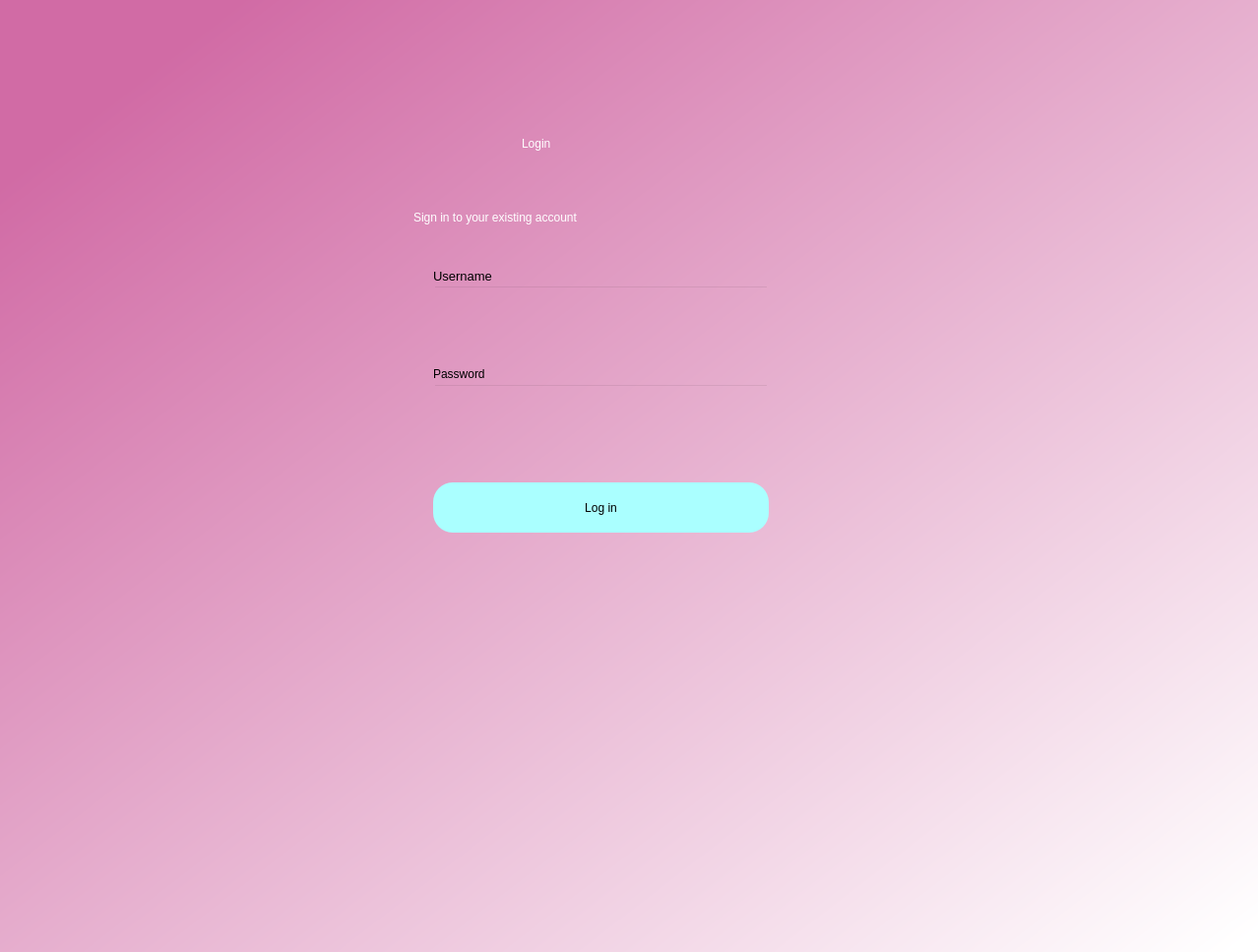
<?xml version="1.0" encoding="UTF-8"?>
<ui version="4.0">
 <class>Dialog</class>
 <widget class="QDialog" name="Dialog">
  <property name="geometry">
   <rect>
    <x>0</x>
    <y>0</y>
    <width>1278</width>
    <height>967</height>
   </rect>
  </property>
  <property name="windowTitle">
   <string>Dialog</string>
  </property>
  <widget class="QWidget" name="bgwidget" native="true">
   <property name="geometry">
    <rect>
     <x>0</x>
     <y>0</y>
     <width>1280</width>
     <height>968</height>
    </rect>
   </property>
   <property name="styleSheet">
    <string notr="true">QWidget#bgwidget{
background-color:qlineargradient(spread:pad, x1:0.091, y1:0.101636, x2:0.991379, y2:0.977, stop:0 rgba(209, 107, 165, 255), stop:1 rgba(255, 255, 255, 255));}</string>
   </property>
   <widget class="QLabel" name="label">
    <property name="geometry">
     <rect>
      <x>530</x>
      <y>110</y>
      <width>151</width>
      <height>71</height>
     </rect>
    </property>
    <property name="styleSheet">
     <string notr="true">font: 36pt &quot;MS Shell Dlg 2&quot;; color:rgb(255, 255, 255)</string>
    </property>
    <property name="text">
     <string>Login</string>
    </property>
   </widget>
   <widget class="QLabel" name="label_2">
    <property name="geometry">
     <rect>
      <x>420</x>
      <y>200</y>
      <width>391</width>
      <height>41</height>
     </rect>
    </property>
    <property name="styleSheet">
     <string notr="true">font: 16pt &quot;MS Shell Dlg 2&quot;;color:rgb(255, 255, 255)</string>
    </property>
    <property name="text">
     <string>Sign in to your existing account</string>
    </property>
   </widget>
   <widget class="QPushButton" name="login">
    <property name="geometry">
     <rect>
      <x>440</x>
      <y>490</y>
      <width>341</width>
      <height>51</height>
     </rect>
    </property>
    <property name="styleSheet">
     <string notr="true">border-radius:20px;
background-color: rgb(170, 255, 255);
font: 14pt &quot;MS Shell Dlg 2&quot;;</string>
    </property>
    <property name="text">
     <string>Log in</string>
    </property>
   </widget>
   <widget class="QLineEdit" name="emailfield">
    <property name="geometry">
     <rect>
      <x>440</x>
      <y>290</y>
      <width>341</width>
      <height>51</height>
     </rect>
    </property>
    <property name="styleSheet">
     <string notr="true">background-color:rgba(0,0,0,0);
font: 12pt &quot;MS Shell Dlg 2&quot;;</string>
    </property>
   </widget>
   <widget class="QLineEdit" name="passwordfield">
    <property name="geometry">
     <rect>
      <x>440</x>
      <y>390</y>
      <width>341</width>
      <height>51</height>
     </rect>
    </property>
    <property name="styleSheet">
     <string notr="true">background-color:rgba(0,0,0,0);
font: 12pt &quot;MS Shell Dlg 2&quot;;</string>
    </property>
   </widget>
   <widget class="QLabel" name="label_3">
    <property name="geometry">
     <rect>
      <x>440</x>
      <y>270</y>
      <width>81</width>
      <height>20</height>
     </rect>
    </property>
    <property name="font">
     <font>
      <family>MS Shell Dlg 2</family>
      <pointsize>10</pointsize>
      <weight>50</weight>
      <italic>false</italic>
      <bold>false</bold>
     </font>
    </property>
    <property name="styleSheet">
     <string notr="true">font: 10pt &quot;MS Shell Dlg 2&quot;;</string>
    </property>
    <property name="text">
     <string>Username</string>
    </property>
   </widget>
   <widget class="QLabel" name="label_4">
    <property name="geometry">
     <rect>
      <x>440</x>
      <y>370</y>
      <width>81</width>
      <height>20</height>
     </rect>
    </property>
    <property name="styleSheet">
     <string notr="true">font: 10pt &quot;MS Shell Dlg 2&quot;;</string>
    </property>
    <property name="text">
     <string>Password</string>
    </property>
   </widget>
   <widget class="QLabel" name="error">
    <property name="geometry">
     <rect>
      <x>440</x>
      <y>456</y>
      <width>341</width>
      <height>20</height>
     </rect>
    </property>
    <property name="styleSheet">
     <string notr="true">font: 12pt &quot;MS Shell Dlg 2&quot;; color:red;</string>
    </property>
    <property name="text">
     <string/>
    </property>
   </widget>
  </widget>
 </widget>
 <tabstops>
  <tabstop>emailfield</tabstop>
  <tabstop>passwordfield</tabstop>
  <tabstop>login</tabstop>
 </tabstops>
 <resources/>
 <connections/>
</ui>
